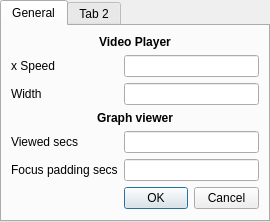
<?xml version="1.0" encoding="UTF-8"?>
<ui version="4.0">
 <class>SettingsWindow</class>
 <widget class="QTabWidget" name="SettingsWindow">
  <property name="geometry">
   <rect>
    <x>0</x>
    <y>0</y>
    <width>270</width>
    <height>222</height>
   </rect>
  </property>
  <widget class="QWidget" name="general_tab">
   <attribute name="title">
    <string>General</string>
   </attribute>
   <layout class="QFormLayout">
    <item row="0" column="0" colspan="2">
     <widget class="QLabel" name="vid_header_lb">
      <property name="text">
       <string>&lt;html&gt;&lt;head/&gt;&lt;body&gt;&lt;p align=&quot;center&quot;&gt;&lt;span style=&quot; font-weight:700;&quot;&gt;Video Player&lt;/span&gt;&lt;/p&gt;&lt;/body&gt;&lt;/html&gt;</string>
      </property>
     </widget>
    </item>
    <item row="4" column="0" colspan="2">
     <widget class="QLabel" name="graph_header_lb">
      <property name="text">
       <string>&lt;html&gt;&lt;head/&gt;&lt;body&gt;&lt;p align=&quot;center&quot;&gt;&lt;span style=&quot; font-weight:700;&quot;&gt;Graph viewer&lt;/span&gt;&lt;/p&gt;&lt;/body&gt;&lt;/html&gt;</string>
      </property>
     </widget>
    </item>
    <item row="6" column="0">
     <widget class="QLabel" name="window_size_lb">
      <property name="text">
       <string>Viewed secs</string>
      </property>
      <property name="buddy">
       <cstring>window_size_le</cstring>
      </property>
     </widget>
    </item>
    <item row="6" column="1">
     <widget class="QLineEdit" name="window_size_le"/>
    </item>
    <item row="8" column="1">
     <widget class="QDialogButtonBox" name="confirm_dbtn">
      <property name="standardButtons">
       <set>QDialogButtonBox::StandardButton::Cancel|QDialogButtonBox::StandardButton::Ok</set>
      </property>
     </widget>
    </item>
    <item row="7" column="0">
     <widget class="QLabel" name="focus_size_lb">
      <property name="text">
       <string>Focus padding secs</string>
      </property>
     </widget>
    </item>
    <item row="2" column="0">
     <widget class="QLabel" name="vid_speed_lb">
      <property name="text">
       <string>x Speed</string>
      </property>
     </widget>
    </item>
    <item row="2" column="1">
     <widget class="QLineEdit" name="vid_speed_le"/>
    </item>
    <item row="7" column="1">
     <widget class="QLineEdit" name="focus_size_le"/>
    </item>
    <item row="3" column="1">
     <widget class="QLineEdit" name="vid_width_le"/>
    </item>
    <item row="3" column="0">
     <widget class="QLabel" name="vid_width_lb">
      <property name="text">
       <string>Width</string>
      </property>
      <property name="buddy">
       <cstring>vid_width_le</cstring>
      </property>
     </widget>
    </item>
   </layout>
  </widget>
  <widget class="QWidget" name="tab_2">
   <attribute name="title">
    <string>Tab 2</string>
   </attribute>
  </widget>
 </widget>
 <tabstops>
  <tabstop>vid_speed_le</tabstop>
  <tabstop>vid_width_le</tabstop>
  <tabstop>window_size_le</tabstop>
  <tabstop>focus_size_le</tabstop>
 </tabstops>
 <resources/>
 <connections/>
</ui>
